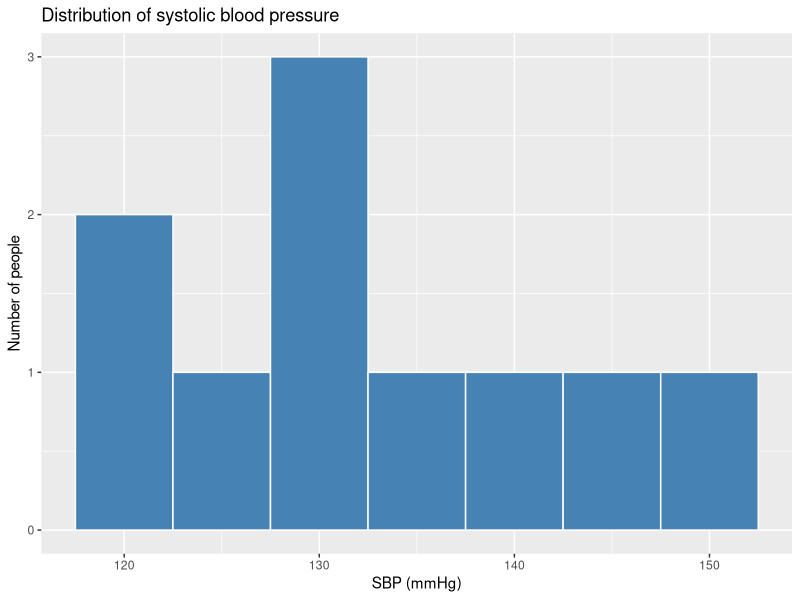
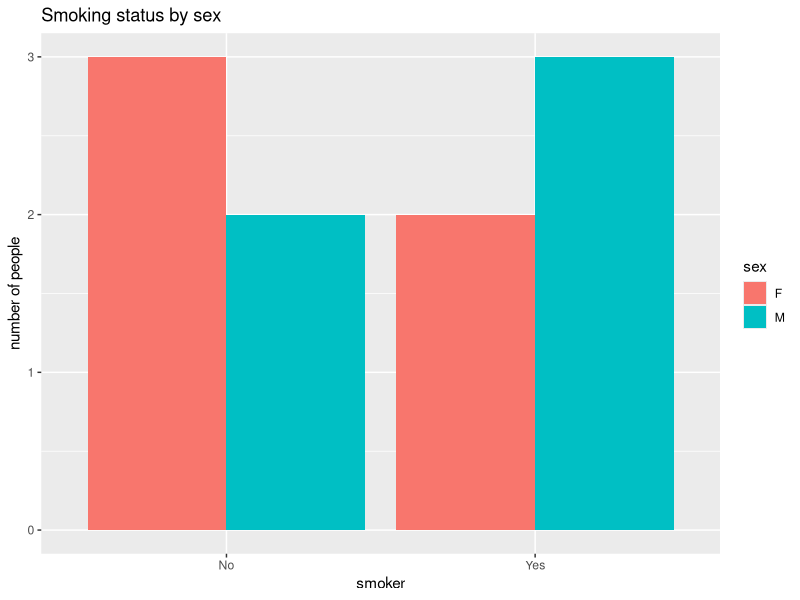
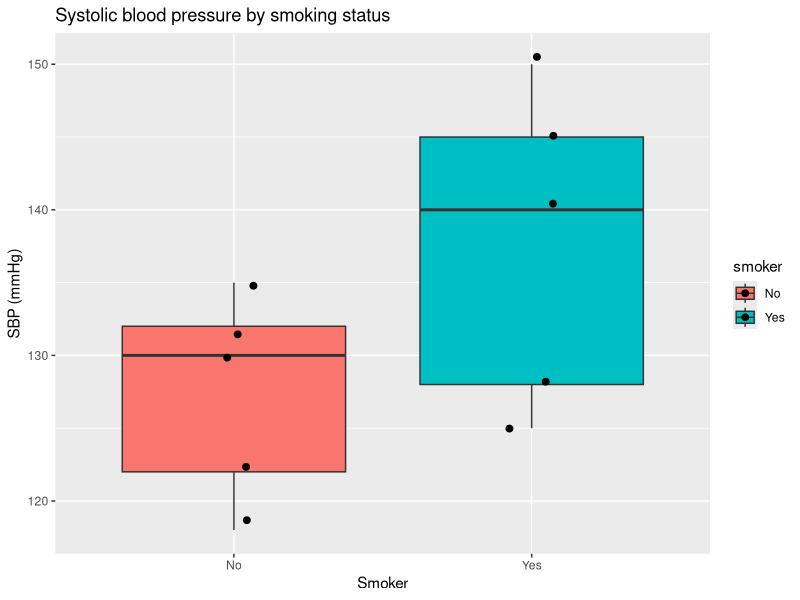
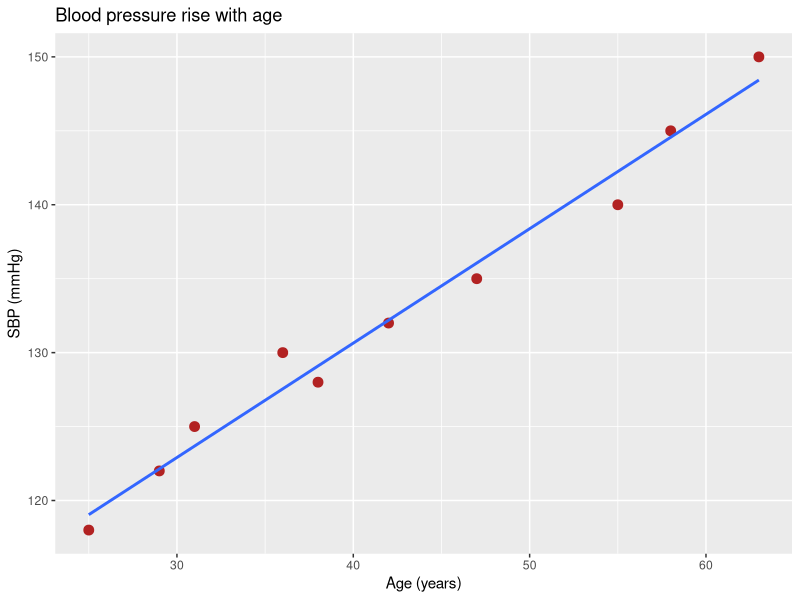
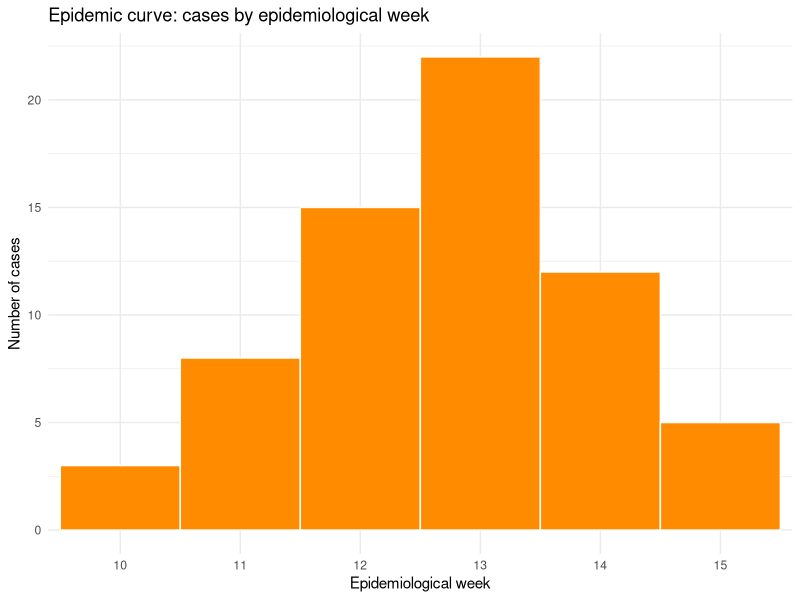
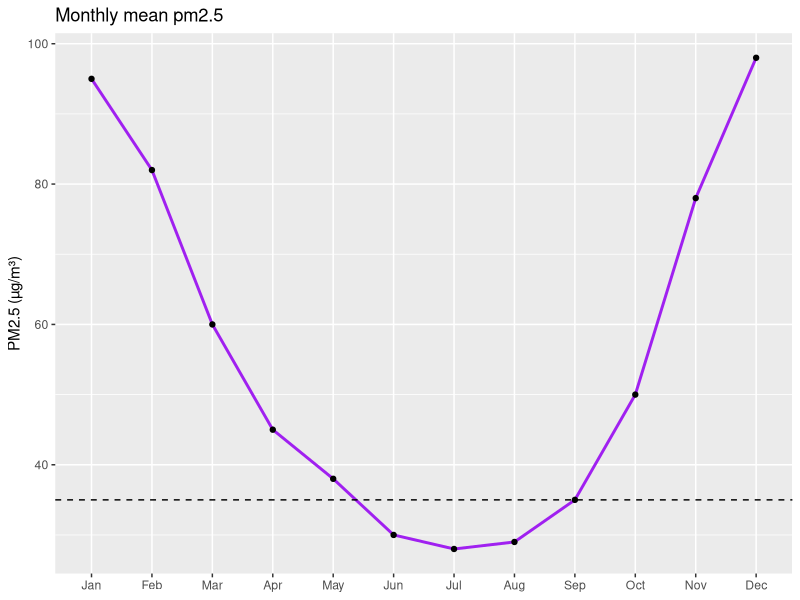
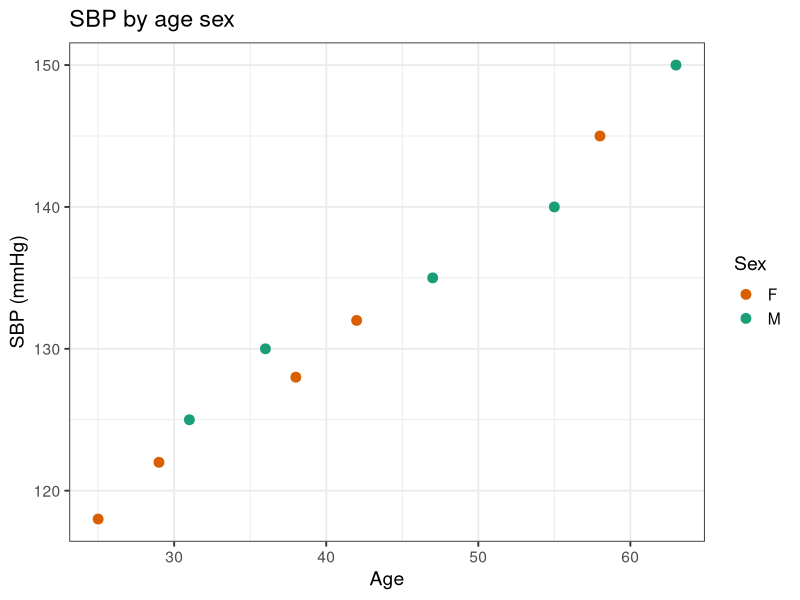
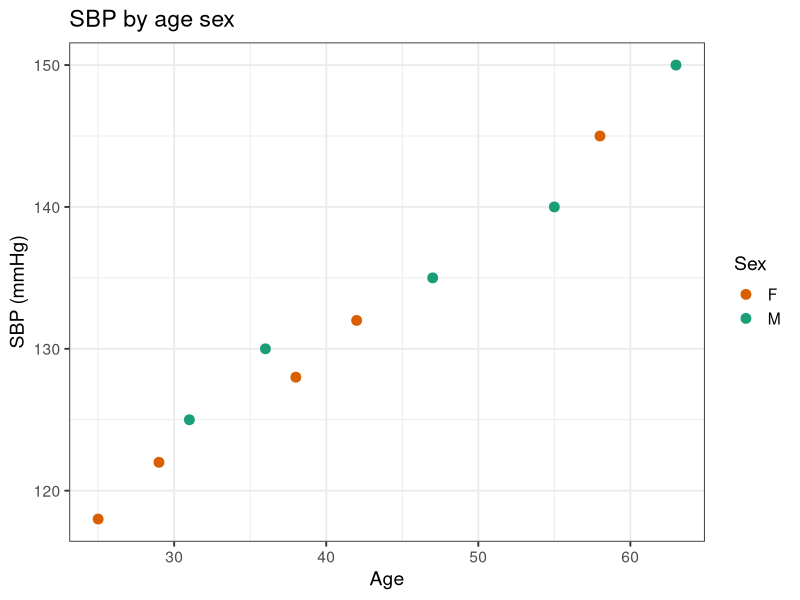

Generate these figures, in order, with R:
# install packages if not yet done
# install.packages("tidyverse")
library(tidyverse)

# 8.1 define practice dataset
bp <- tibble(
  id     = 1:10,
  age    = c(25, 31, 42, 55, 38, 63, 29, 47, 58, 36),
  sex    = c("F", "M", "F", "M", "F", "M", "F", "M", "F", "M"),
  smoker = c("No", "Yes", "No", "Yes", "Yes", "Yes", "No", "No", "Yes", "No"),
  sbp    = c(118, 125, 132, 140, 128, 150, 122, 135, 145, 130)
)
bp

# 8.2 histogram 
ggplot(bp, aes(x = sbp)) +
  geom_histogram(
    binwidth = 5, 
    fill = "steelblue", 
    color = "white"
    ) + 
  labs(title = "Distribution of systolic blood pressure", 
       x = "SBP (mmHg)", 
       y = "Number of people"
       )

# 8.3 bar chart 
ggplot(bp, aes(x = smoker, fill = sex)) + 
  geom_bar(
    position = "dodge",
    ) +
  labs(
    title = "Smoking status by sex", 
    x = "smoker", 
    y = "number of people"
    )

# 8.4 box plot
ggplot(bp, aes(x = smoker, y = sbp, fill = smoker)) +
  geom_boxplot(
    show.legend = TRUE
  ) + 
  geom_jitter(
    width = 0.1, size = 2
  ) +
  labs(
    x = "Smoker",
    y = "SBP (mmHg)",
    title = "Systolic blood pressure by smoking status"
  )

# 8.5 Scatter plot 
ggplot(
  bp, 
  aes(x=age, y=sbp)
  ) + 
  geom_point(
    size = 3, 
    colour = "firebrick",
  ) + 
  geom_smooth(
    method = "lm",
    se = FALSE
  ) + 
  labs(
    title = "Blood pressure rise with age",
    x = "Age (years)",
    y = "SBP (mmHg)"
  )

# 8.6 epidemic curve
epi <- tibble(
  epiweek = 10:15,
  cases   = c(3, 8, 15, 22, 12, 5)
)
epi

sum(epi$cases)

ggplot(
  epi, aes(x=factor(epiweek), y=cases)
  ) + 
  geom_col(
    width = 1, 
    fill = "darkorange", 
    colour = "white"
  ) + 
  labs(
    title = "Epidemic curve: cases by epidemiological week",
    x = "Epidemiological week",
    y = "Number of cases"
  ) + 
  theme_minimal()

# 8.7 Line chart
monthly <- tibble(
  month   = factor(month.abb, levels = month.abb),
  pm2     = c(95, 82, 60, 45, 38, 30, 28, 29, 35, 50, 78, 98)
)

ggplot(monthly, aes(x = month, y = pm2, group = 1)) + 
  geom_line(linewidth = 1, colour = "purple") +
  geom_point() +
  geom_hline(yintercept = 35, linetype = "dashed") + 
  labs(
    title = "Monthly mean pm2.5",
    x= NULL,
    y= "PM2.5 (µg/m³)"
  )
# 8.8 Polishing and saving
p <- ggplot(bp, aes(age, sbp, colour=sex)) + 
  geom_point(size=3) + 
  scale_color_manual(values=c(F="#d95f02", M="#1b9e77")) +
  labs(title = "SBP by age sex", x="Age", y="SBP (mmHg)", color="Sex")+
  theme_bw(base_size = 14)
p

ggsave("outputs/sbp_age.png", p, width = 7, height = 5, dpi = 300)
